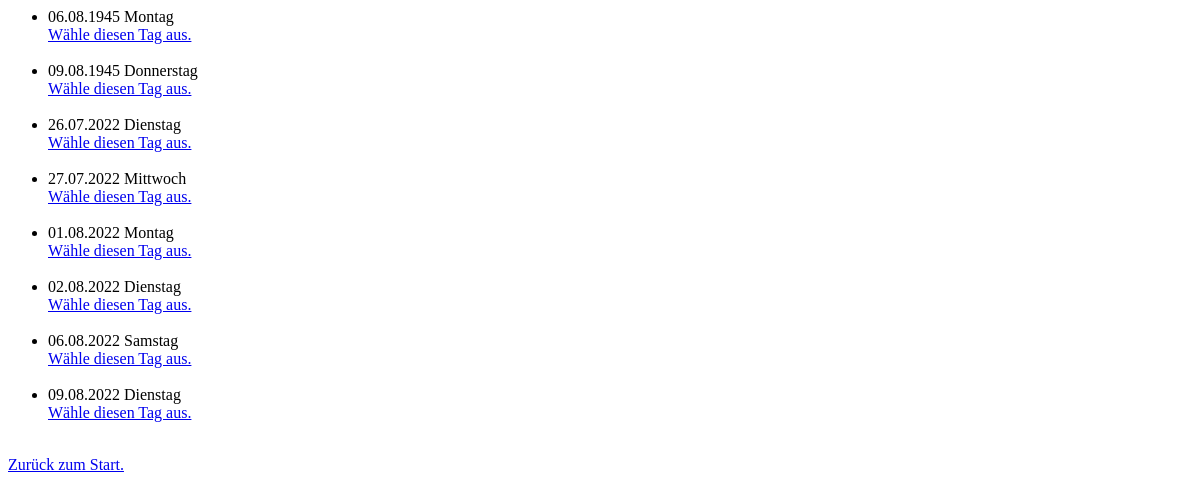
Before: /zeitplan/overview/ with the older database file.
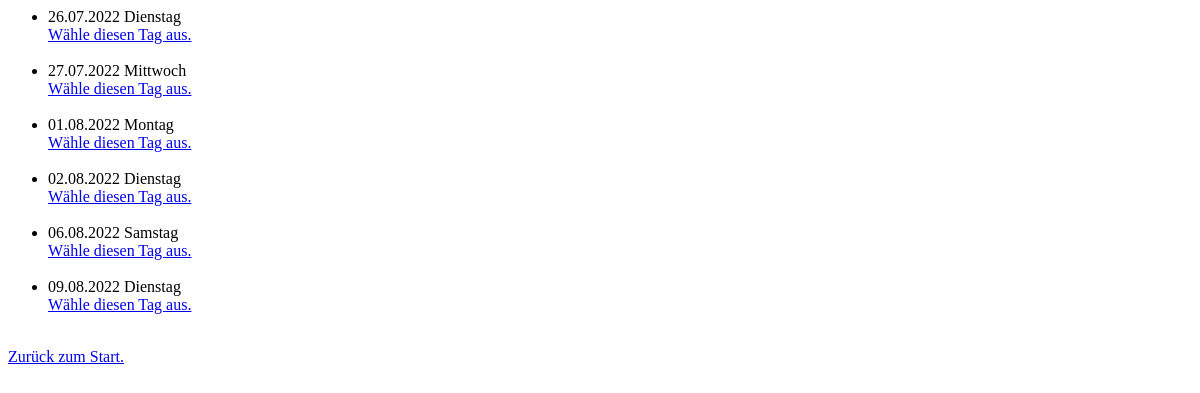
After: the same page with the newer database file.
### zeitplan/models.py (models this page shows, shortened)
class Day(models.Model):
    day_date = models.DateField(null=True, default=None)
    @property
    def day_name(self):
        day_name_english = self.day_date.strftime("%A")
        day_name_german = get_german_day_name(day_name_english)
        return day_name_german
    @property
    def different_day_date(self):
        diff_day_date = self.day_date.strftime("%d"".""%m"".""%Y")
        return diff_day_date

### zeitplan/views.py (the view)
# urls.py: path("overview/", views.overview, name="overview"),
def overview(request):
    all_days_list = Day.objects.all().order_by("day_date")
    context = {"all_days_list": all_days_list}
    return render(request, "zeitplan/overview.html", context)

### zeitplan/own_modules.py (called while the page is built)
def get_german_day_name(english_day_name):
    german_translation_for_day_name = {
        "Monday": "Montag",
        "Tuesday": "Dienstag",
        "Wednesday": "Mittwoch",
        "Thursday": "Donnerstag",
        "Friday": "Freitag",
        "Saturday": "Samstag",
        "Sunday": "Sonntag"
    }
    german_day_name = german_translation_for_day_name[english_day_name]
    return german_day_name

### zeitplan/templates/zeitplan/overview.html
{% if all_days_list %}
    <ul>
    {% for day in all_days_list %}
        <li>{{ day.different_day_date }} {{ day.day_name }}</li>
        <a href="{% url 'zeitplan:day_overview' day.id %}">{{ "Wähle diesen Tag aus." }}</a>
        <br></br>
    {% endfor %}
    </ul>
{% else %}
    <p>No days are available.</p>
{% endif %}
<a href="{% url 'zeitplan:index' %}">{{ "Zurück zum Start." }}</a>

Changed rows visible on the page:
removed Day: different_day_date "06.08.1945", day_name "Montag", value "Wähle diesen Tag aus."
removed Day: different_day_date "09.08.1945", day_name "Donnerstag", value "Wähle diesen Tag aus."
